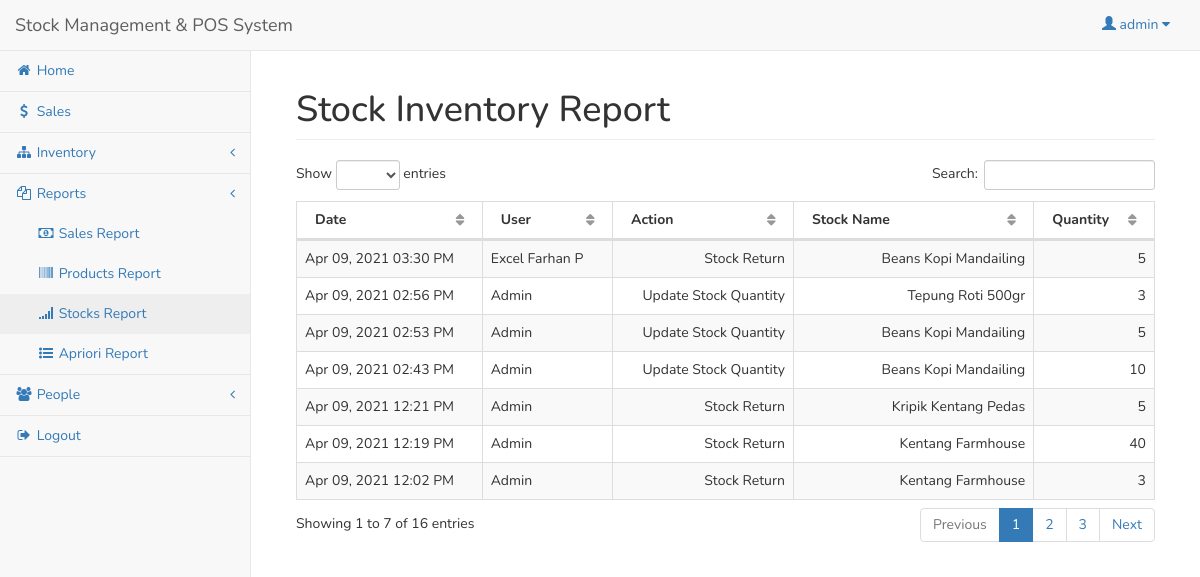
The app's page /admin/inventory_stock.php (signed in) with its own data.
### tables this page shows
CREATE TABLE `user` (
  `userid` int(11) NOT NULL,
  `username` varchar(30) NOT NULL,
  `password` varchar(50) NOT NULL,
  `access` int(1) NOT NULL
);

CREATE TABLE `inventory` (
  `inventoryid` int(11) NOT NULL,
  `userid` int(11) NOT NULL,
  `action` varchar(50) NOT NULL,
  `productid` int(11) DEFAULT NULL,
  `stockid` int(11) DEFAULT NULL,
  `quantity` double NOT NULL,
  `inventory_date` datetime NOT NULL
);

CREATE TABLE `employee` (
  `userid` int(11) NOT NULL,
  `employee_name` varchar(50) NOT NULL,
  `address` varchar(150) NOT NULL,
  `contact` varchar(50) NOT NULL
);

CREATE TABLE `stock` (
  `stockid` int(11) NOT NULL,
  `stock_name` varchar(150) NOT NULL,
  `stock_price` double NOT NULL,
  `stock_qty` int(11) NOT NULL,
  `min_qty` int(11) NOT NULL,
  `supplierid` int(11) NOT NULL
);

### admin/session.php (called while the page is built, shortened)
<?php
	include('../conn.php');
	$sq=mysqli_query($conn,"select * from `user` where userid='".$_SESSION['id']."'");
	$srow=mysqli_fetch_array($sq);
	$user=$srow['username'];
?>

### admin/inventory_stock.php (the view, shortened to what this page needs)
<?php include('session.php'); ?>
<?php include('header.php'); ?>
<body>
<div id="wrapper">
<?php include('navbar.php'); ?>
<div style="height:50px;"></div>
<div id="page-wrapper">
<div class="container-fluid">
	<div class="row">
        <div class="col-lg-12">
            <h1 class="page-header">Stock Inventory Report</h1>
        </div>
    </div>
    <div class="row">
        <div class="col-lg-12">
            <table width="100%" class="table table-striped table-bordered table-hover" id="invTable">
                <thead>
                    <tr>
                        <th>Date</th>
						<th>User</th>
                        <th>Action</th>
						<th>Stock Name</th>
						<th>Quantity</th>
                    </tr>
                </thead>
                <tbody>
				<?php
					$iq=mysqli_query($conn,"select * from inventory left join stock on stock.stockid=inventory.stockid where productid is null order by inventory_date desc");
					while($iqrow=mysqli_fetch_array($iq)){
					?>
						<tr>
							<td><?php echo date('M d, Y h:i A',strtotime($iqrow['inventory_date'])); ?></td>
							<td>
							<?php
								$u=mysqli_query($conn,"select * from `user` left join employee on employee.userid=user.userid left join supplier on supplier.userid=user.userid where user.userid='".$iqrow['userid']."'");
								$urow=mysqli_fetch_array($u);
								if($urow['access']==1){
									echo "Admin";
								}
								elseif($urow['access']==2){
									echo $urow['employee_name'];
								}
								else{
									echo $urow['company_name'];
								}
							?>
							</td>
							<td align="right"><?php echo $iqrow['action']; ?></td>
							<td align="right"><?php echo $iqrow['stock_name']; ?></td>
							<td align="right"><?php echo $iqrow['quantity']; ?></td>
						</tr>
					<?php
					}
				?>
                </tbody>
            </table>
        </div>
    </div>
</div>
</div>
</div>
</body>
</html>

### admin/navbar.php (shortened to what this page needs)
    <nav class="navbar navbar-default navbar-fixed-top" role="navigation" style="margin-bottom: 0">
        <div class="navbar-header">
<a class="navbar-brand" href="index.php">Stock Management & POS System</a>
        </div>
        <ul class="nav navbar-top-links navbar-right">
            <li class="dropdown">
                <a class="dropdown-toggle" data-toggle="dropdown" href="#">
		<span class="glyphicon glyphicon-user"></span> <?php echo $user; ?> <i class="fa fa-caret-down"></i>
                </a>
            </li>
        </ul>
        <div class="navbar-default sidebar" role="navigation">
            <div class="sidebar-nav navbar-collapse">
                <ul class="nav" id="side-menu">
                    <li>
                        <a href="index.php"><i class="fa fa-home fa-fw"></i> Home </a>
                    </li>
                    <li>
                        <a href="sales_trans.php"><i class="fa fa-usd fa-fw"></i> Sales </a>
                    </li>
                    <li>
                        <a href="#"><i class="fa fa-sitemap fa-fw"></i> Inventory <span class="fa arrow"></span></a>
                    </li>
		<li>
                        <a href="#"><i class="fa fa-copy fa-fw"></i> Reports<span class="fa arrow"></span></a>
                        <ul class="nav nav-second-level">
                            <li>
                                <a href="sales.php"><i class="fa fa-money fa-fw"></i> Sales Report</a>
                            </li>
                            <li>
                                <a href="inventory.php"><i class="fa fa-barcode fa-fw"></i> Products Report</a>
                            </li>
                            <li>
                                <a href="inventory_stock.php"><i class="fa fa-signal fa-fw"></i> Stocks Report</a>
                            </li>
                            <li>
                                <a href="proses_apriori.php"><i class="fa fa-list-ul fa-fw"></i> Apriori Report</a>
                            </li>
                        </ul>
                    </li>
                    <li>
                        <a href="#"><i class="fa fa-users fa-fw"></i> People <span class="fa arrow"></span></a>
                    </li>
		<li><a href="#logout" data-toggle="modal"><i class="fa fa-sign-out fa-fw"></i> Logout</a></li>
                </ul>
            </div>
        </div>
    </nav>

### admin/header.php (style rules this page uses)
* { font-family: 'Nunito', sans-serif; }

### records on screen
user: username "admin"
inventory: inventory_date "Apr 09, 2021 03:30 PM", employee.employee_name "Excel Farhan P", action "Stock Return", stockid.stock_name "Beans Kopi Mandailing", quantity "5"
inventory: inventory_date "Apr 09, 2021 02:56 PM", shows "Admin", action "Update Stock Quantity", stockid.stock_name "Tepung Roti 500gr", quantity "3"
inventory: inventory_date "Apr 09, 2021 02:53 PM", shows "Admin", action "Update Stock Quantity", stockid.stock_name "Beans Kopi Mandailing", quantity "5"
inventory: inventory_date "Apr 09, 2021 02:43 PM", shows "Admin", action "Update Stock Quantity", stockid.stock_name "Beans Kopi Mandailing", quantity "10"
inventory: inventory_date "Apr 09, 2021 12:21 PM", shows "Admin", action "Stock Return", stockid.stock_name "Kripik Kentang Pedas", quantity "5"
inventory: inventory_date "Apr 09, 2021 12:19 PM", shows "Admin", action "Stock Return", stockid.stock_name "Kentang Farmhouse", quantity "40"
inventory: inventory_date "Apr 09, 2021 12:02 PM", shows "Admin", action "Stock Return", stockid.stock_name "Kentang Farmhouse", quantity "3"
